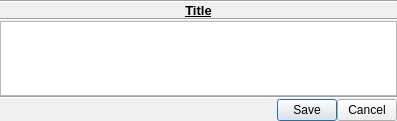
<?xml version="1.0" encoding="UTF-8"?>
<ui version="4.0">
 <class>dial_prompt</class>
 <widget class="QDialog" name="dial_prompt">
  <property name="geometry">
   <rect>
    <x>0</x>
    <y>0</y>
    <width>397</width>
    <height>121</height>
   </rect>
  </property>
  <property name="windowTitle">
   <string>Prompt Dialog</string>
  </property>
  <layout class="QGridLayout" name="gridLayout">
   <property name="margin">
    <number>0</number>
   </property>
   <property name="spacing">
    <number>0</number>
   </property>
   <item row="0" column="0">
    <widget class="Line" name="line">
     <property name="orientation">
      <enum>Qt::Horizontal</enum>
     </property>
    </widget>
   </item>
   <item row="5" column="0">
    <layout class="QHBoxLayout" name="hl_buttons">
     <property name="spacing">
      <number>0</number>
     </property>
     <item>
      <spacer name="horizontalSpacer">
       <property name="orientation">
        <enum>Qt::Horizontal</enum>
       </property>
       <property name="sizeHint" stdset="0">
        <size>
         <width>40</width>
         <height>20</height>
        </size>
       </property>
      </spacer>
     </item>
     <item>
      <widget class="QPushButton" name="pb_save">
       <property name="minimumSize">
        <size>
         <width>60</width>
         <height>0</height>
        </size>
       </property>
       <property name="maximumSize">
        <size>
         <width>60</width>
         <height>16777215</height>
        </size>
       </property>
       <property name="text">
        <string>Save</string>
       </property>
       <property name="autoDefault">
        <bool>true</bool>
       </property>
       <property name="flat">
        <bool>false</bool>
       </property>
      </widget>
     </item>
     <item>
      <widget class="QPushButton" name="pb_cancel">
       <property name="minimumSize">
        <size>
         <width>60</width>
         <height>0</height>
        </size>
       </property>
       <property name="maximumSize">
        <size>
         <width>60</width>
         <height>16777215</height>
        </size>
       </property>
       <property name="text">
        <string>Cancel</string>
       </property>
       <property name="autoDefault">
        <bool>true</bool>
       </property>
       <property name="flat">
        <bool>false</bool>
       </property>
      </widget>
     </item>
    </layout>
   </item>
   <item row="1" column="0">
    <widget class="QLabel" name="l_title">
     <property name="font">
      <font>
       <pointsize>10</pointsize>
       <weight>75</weight>
       <bold>true</bold>
       <underline>true</underline>
      </font>
     </property>
     <property name="text">
      <string>Title</string>
     </property>
     <property name="alignment">
      <set>Qt::AlignCenter</set>
     </property>
    </widget>
   </item>
   <item row="2" column="0">
    <widget class="Line" name="line_2">
     <property name="orientation">
      <enum>Qt::Horizontal</enum>
     </property>
    </widget>
   </item>
   <item row="4" column="0">
    <widget class="Line" name="line_3">
     <property name="orientation">
      <enum>Qt::Horizontal</enum>
     </property>
    </widget>
   </item>
   <item row="3" column="0">
    <widget class="QTreeWidget" name="tw_prompts">
     <property name="editTriggers">
      <set>QAbstractItemView::EditKeyPressed</set>
     </property>
     <property name="selectionMode">
      <enum>QAbstractItemView::NoSelection</enum>
     </property>
     <property name="indentation">
      <number>0</number>
     </property>
     <property name="itemsExpandable">
      <bool>false</bool>
     </property>
     <property name="expandsOnDoubleClick">
      <bool>false</bool>
     </property>
     <attribute name="headerVisible">
      <bool>false</bool>
     </attribute>
     <column>
      <property name="text">
       <string notr="true">1</string>
      </property>
     </column>
    </widget>
   </item>
  </layout>
 </widget>
 <resources/>
 <connections/>
</ui>
